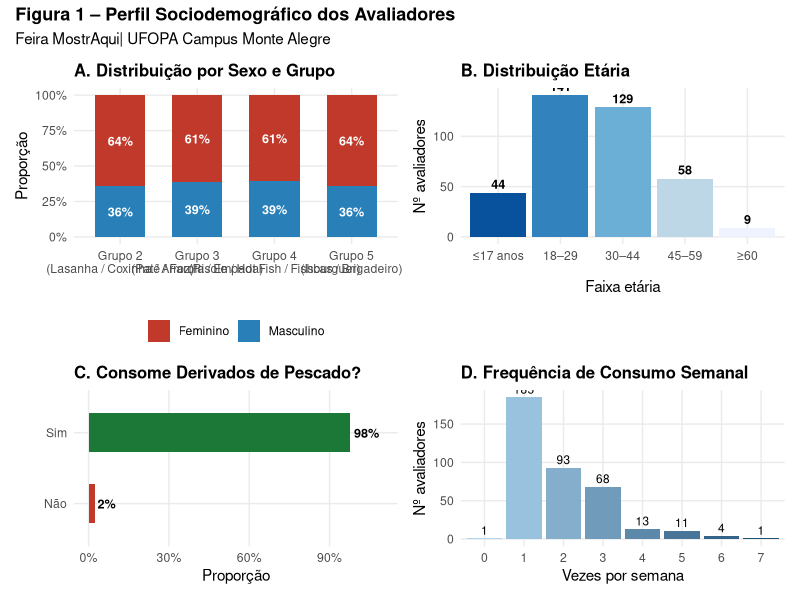
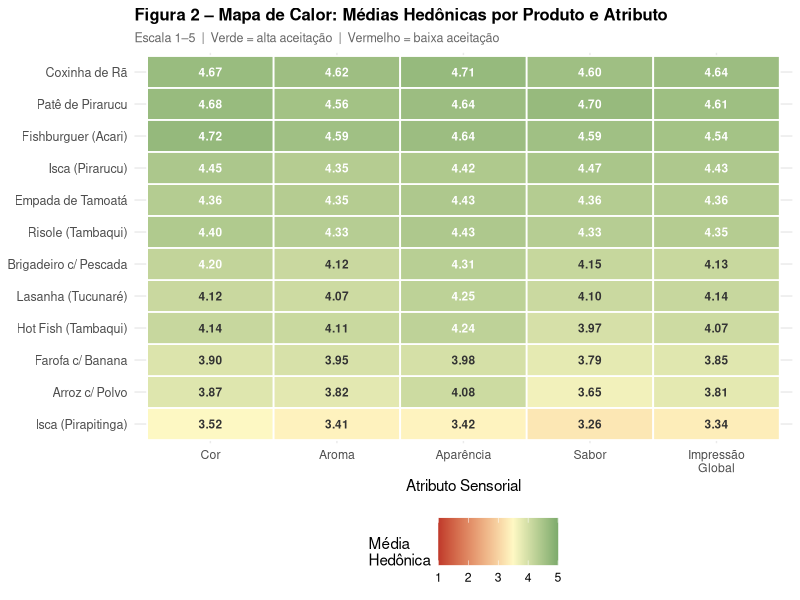
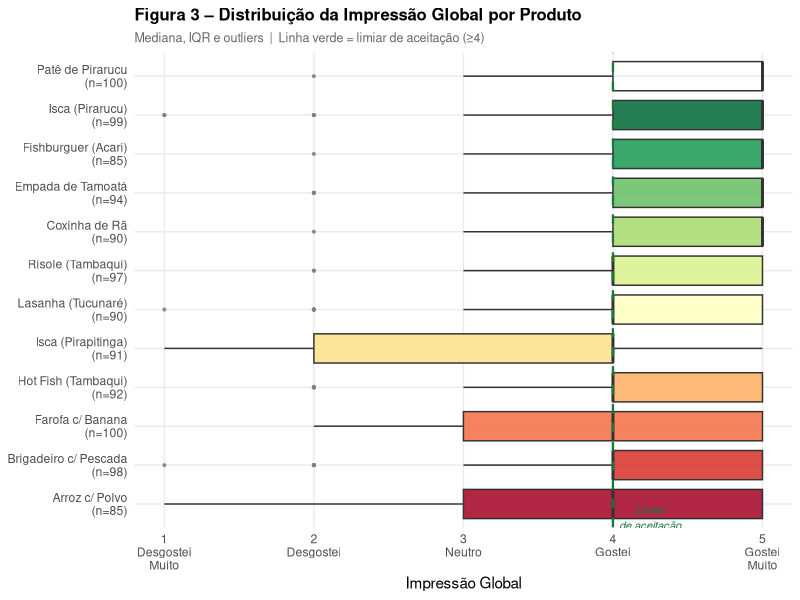
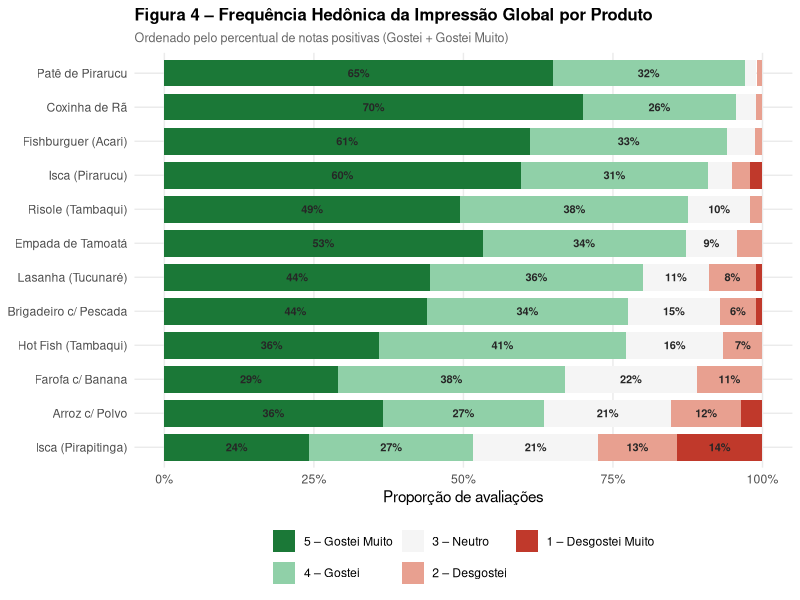
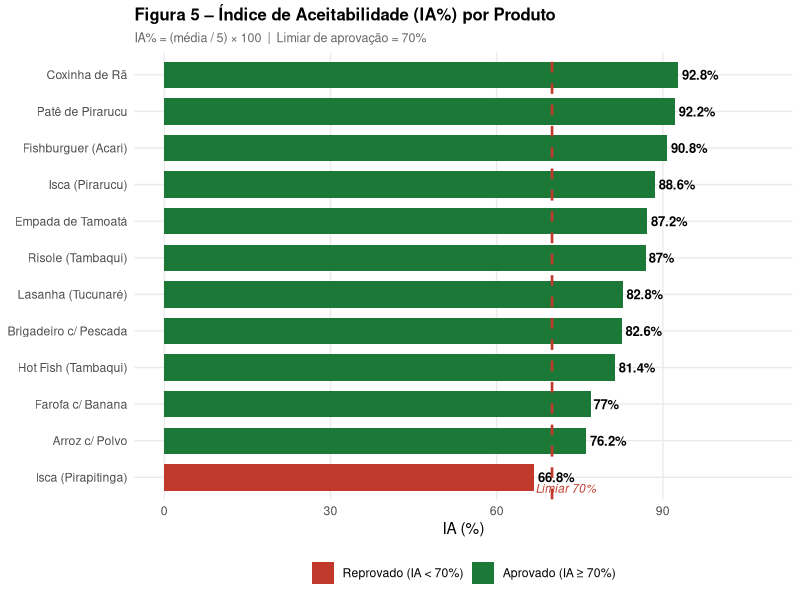
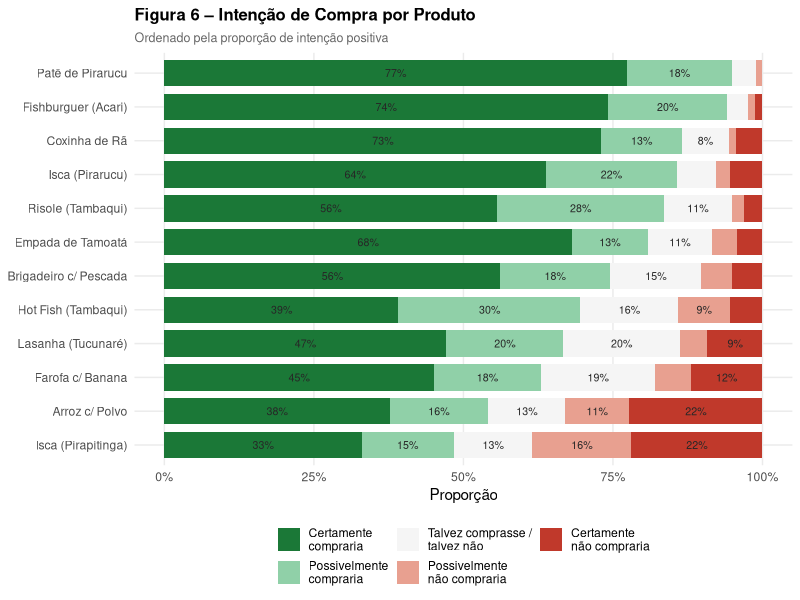
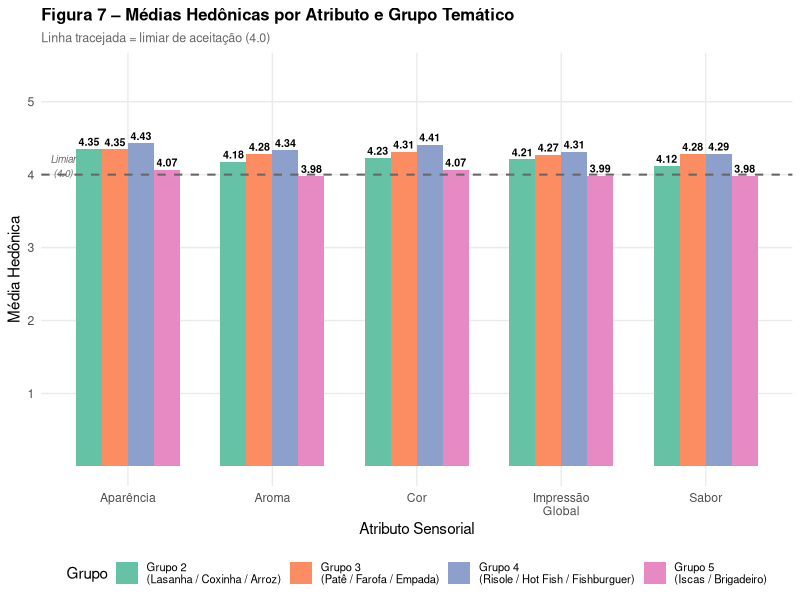
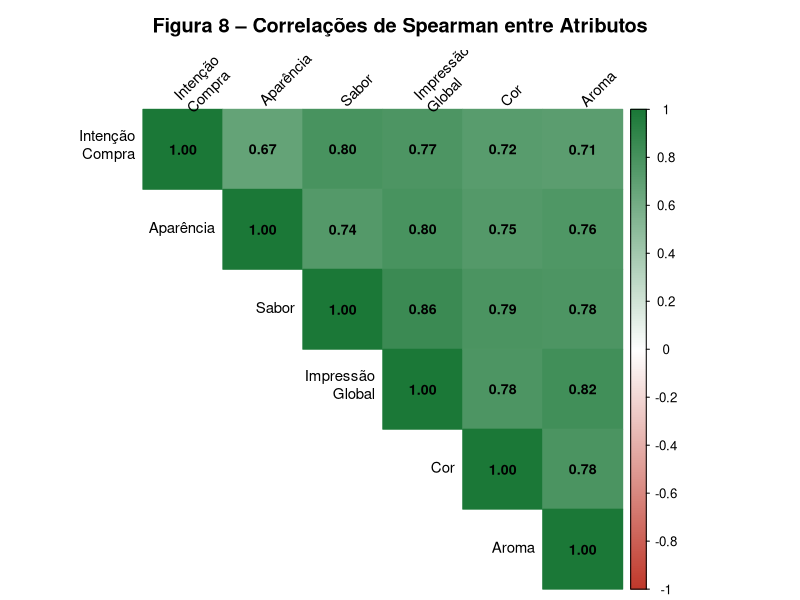

Write the R code that produced these figures, in order.
## ---- chunk 1
knitr::opts_chunk$set(
  echo       = TRUE,
  warning    = FALSE,
  message    = FALSE,
  fig.align  = "center",
  out.width  = "100%"
)
## ---- chunk 2
# Instale os pacotes caso necessário:
# install.packages(c("readxl","dplyr","tidyr","ggplot2","scales",
#                    "ggpubr","rstatix","corrplot","RColorBrewer",
#                    "patchwork","psych","MASS","tibble","stringr"))

suppressPackageStartupMessages({
  library(readxl)
  library(dplyr)
  library(tidyr)
  library(ggplot2)
  library(scales)
  library(ggpubr)
  library(rstatix)
  library(corrplot)
  library(RColorBrewer)
  library(patchwork)
  library(psych)
  library(MASS)      # polr() – regressão ordinal
  library(tibble)
  library(stringr)
})

set.seed(42)
## ---- chunk 3
df_raw <- read_excel("df_mostraqui.xlsx")

# Padroniza nomes (remove espaços, acentos problemáticos)
names(df_raw) <- c("id","entrevistado","grupo","sexo","idade",
                   "amostra","cor","aroma","aparencia","sabor",
                   "impressao","compra","derivados","vezes")

# Converte colunas de pontuação para numérico
df_raw <- df_raw %>%
  dplyr::mutate(across(c(cor, aroma, aparencia, sabor, impressao, compra, vezes),
                       as.numeric))
## ---- chunk 4
df <- df_raw %>%
  mutate(
    amostra = str_trim(amostra),

    sexo = case_when(
      toupper(str_trim(sexo)) %in% c("F","FEMININO")  ~ "Feminino",
      toupper(str_trim(sexo)) %in% c("M","MASCULINO") ~ "Masculino",
      TRUE                                              ~ NA_character_
    ),

    idade = suppressWarnings(as.numeric(as.character(idade))),

    derivados = case_when(
      toupper(str_trim(derivados)) == "SIM" ~ "Sim",
      toupper(str_trim(derivados)) %in% c("NÃO","NAO","NÃO","NAO","NAOO") ~ "Não",
      TRUE ~ NA_character_
    ),

    faixa_etaria = cut(idade,
                       breaks = c(0, 17, 29, 44, 59, Inf),
                       labels = c("≤17 anos","18–29","30–44","45–59","≥60"),
                       right  = TRUE, include.lowest = TRUE),

    grupo_label = case_when(
      grupo == 2 ~ "Grupo 2\n(Lasanha / Coxinha / Arroz)",
      grupo == 3 ~ "Grupo 3\n(Patê / Farofa / Empada)",
      grupo == 4 ~ "Grupo 4\n(Risole / Hot Fish / Fishburguer)",
      grupo == 5 ~ "Grupo 5\n(Iscas / Brigadeiro)",
      TRUE       ~ paste("Grupo", grupo)
    ),

    hedonico_medio = rowMeans(
      dplyr::select(., cor, aroma, aparencia, sabor, impressao), na.rm = TRUE),

    compra_ord = factor(compra, levels = 1:5,
                        labels = c("Certamente\nnão compraria",
                                   "Possivelmente\nnão compraria",
                                   "Talvez comprasse /\ntalvez não",
                                   "Possivelmente\ncompraria",
                                   "Certamente\ncompraria"),
                        ordered = TRUE),

    aceito = impressao >= 4
  )

# Abreviações para gráficos
abrev_produtos <- c(
  "Arroz Paraense com Polvo"                              = "Arroz c/ Polvo",
  "Brigadeiro de Coco com Pescada"                        = "Brigadeiro c/ Pescada",
  "Coxinha de Rã com creme de queijo regional"            = "Coxinha de Rã",
  "Empada de Tamoatá com creme de queijo regional"        = "Empada de Tamoatá",
  "Farofa de Tambaqui com Banana"                         = "Farofa c/ Banana",
  "Fishburguer de Acari"                                  = "Fishburguer (Acari)",
  "Hot Fish de Tambaqui"                                  = "Hot Fish (Tambaqui)",
  "Isca de Pirapitinga com Doce de Castanha de Caju e Mel"= "Isca (Pirapitinga)",
  "Isca de Pirarucu com Geleia de Cupuaçu Picante"        = "Isca (Pirarucu)",
  "Lasanha de Tucunaré"                                   = "Lasanha (Tucunaré)",
  "Patê de Pirarucu"                                      = "Patê de Pirarucu",
  "Risole de Tambaqui"                                    = "Risole (Tambaqui)"
)

df <- df %>%
  mutate(produto_abrev = recode(amostra, !!!abrev_produtos))
## ---- chunk 5
cat(sprintf("Avaliações totais:   %d\n", nrow(df)))
cat(sprintf("Avaliadores únicos:  %d (somando todos os grupos)\n",
            sum(sapply(unique(df$grupo),
                       function(g) n_distinct(df$entrevistado[df$grupo == g])))))
cat(sprintf("Produtos únicos:     %d\n", n_distinct(df$amostra)))
cat(sprintf("Grupos temáticos:    %d\n", n_distinct(df$grupo)))
## ---- chunk 6
na_tab <- colSums(is.na(df[, c("sexo","idade","cor","aroma","aparencia",
                               "sabor","impressao","compra","derivados","vezes")]))
na_df <- data.frame(
  Variável = names(na_tab),
  N_missing = na_tab,
  Pct       = round(na_tab / nrow(df) * 100, 1),
  row.names = NULL
) %>% filter(N_missing > 0)

knitr::kable(na_df, col.names = c("Variável", "N ausentes", "%"),
             caption = "Dados ausentes por variável")
## ---- chunk 7
perfil <- df %>%
  distinct(grupo, grupo_label, entrevistado, .keep_all = TRUE) %>%
  group_by(grupo, grupo_label) %>%
  summarise(
    N_total     = n(),
    Feminino    = sum(sexo == "Feminino",  na.rm = TRUE),
    Masculino   = sum(sexo == "Masculino", na.rm = TRUE),
    Pct_F       = round(Feminino / (Feminino + Masculino) * 100, 1),
    Idade_md    = round(median(idade, na.rm = TRUE), 0),
    Idade_med   = round(mean(idade, na.rm = TRUE), 1),
    Idade_dp    = round(sd(idade, na.rm = TRUE), 1),
    Consome_pct = round(mean(derivados == "Sim", na.rm = TRUE) * 100, 1),
    .groups = "drop")

knitr::kable(perfil,
             col.names = c("Grupo","Descrição","N","Feminino","Masculino",
                           "% Fem.","Mediana Idade","Média Idade","DP Idade",
                           "% Consome Derivados"),
             caption = "Perfil dos avaliadores por grupo")
## ---- chunk 8
idade_geral <- df %>%
  distinct(grupo, entrevistado, .keep_all = TRUE) %>%
  summarise(med   = median(idade, na.rm = TRUE),
            media = mean(idade,   na.rm = TRUE),
            dp    = sd(idade,     na.rm = TRUE))

cat(sprintf("Idade geral:  mediana = %g anos  |  média = %.1f anos  |  DP = %.1f anos\n",
            idade_geral$med, idade_geral$media, idade_geral$dp))
## ---- chunk 9
attrs <- c("cor","aroma","aparencia","sabor","impressao","compra")
desc <- df %>%
  dplyr::select(all_of(attrs)) %>%
  psych::describe() %>%
  dplyr::select(n, mean, sd, median, min, max, skew, kurtosis)

knitr::kable(round(desc, 3),
             col.names = c("N","Média","DP","Mediana","Mín","Máx","Assimetria","Curtose"),
             caption = "Estatísticas descritivas – todos os produtos e grupos")
## ---- chunk 10
resumo_prod <- df %>%
  group_by(grupo, amostra, produto_abrev) %>%
  summarise(
    N         = sum(!is.na(impressao)),
    Cor       = round(mean(cor,        na.rm = TRUE), 2),
    Aroma     = round(mean(aroma,      na.rm = TRUE), 2),
    Aparencia = round(mean(aparencia,  na.rm = TRUE), 2),
    Sabor     = round(mean(sabor,      na.rm = TRUE), 2),
    Impressao = round(mean(impressao,  na.rm = TRUE), 2),
    Compra    = round(mean(compra,     na.rm = TRUE), 2),
    Hedonico  = round(mean(hedonico_medio, na.rm = TRUE), 2),
    Aceit_pct = round(mean(aceito, na.rm = TRUE) * 100, 1),
    DP_imp    = round(sd(impressao, na.rm = TRUE), 2),
    .groups   = "drop"
  ) %>%
  arrange(grupo, desc(Impressao))

knitr::kable(
  resumo_prod %>% dplyr::select(-amostra),
  col.names = c("Grupo","Produto","N","Cor","Aroma","Aparência",
                "Sabor","Impressão","Compra","Hedônico","Aceit. %","DP"),
  caption   = "Médias hedônicas por produto e atributo"
)
## ---- chunk 11
ia_tab <- resumo_prod %>%
  mutate(
    IA_impressao = round(Impressao / 5 * 100, 1),
    IA_sabor     = round(Sabor / 5 * 100, 1),
    Aceito       = ifelse(IA_impressao >= 70, "✓ Aprovado", "✗ Reprovado")
  ) %>%
  dplyr::select(grupo, produto_abrev, N, IA_impressao, IA_sabor, Aceit_pct, Aceito) %>%
  arrange(desc(IA_impressao))

knitr::kable(ia_tab,
             col.names = c("Grupo","Produto","N","IA Impressão (%)","IA Sabor (%)",
                           "% Avaliadores (nota ≥4)","Status"),
             caption = "Índice de Aceitabilidade por produto")
## ---- chunk 12
cat(sprintf("Produtos aprovados (IA ≥ 70%%): %d de %d\n",
            sum(ia_tab$Aceito == "✓ Aprovado"), nrow(ia_tab)))
## ---- chunk 13
compra_tab <- df %>%
  filter(!is.na(compra)) %>%
  group_by(produto_abrev) %>%
  summarise(
    N            = n(),
    Media        = round(mean(compra), 2),
    DP           = round(sd(compra), 2),
    Mediana      = median(compra),
    Pct_positiva = round(mean(compra >= 4) * 100, 1), # Possivelmente+Certamente - Calcula o percentual de respostas positivas.
    .groups = "drop"
  ) %>%
  arrange(desc(Media))

knitr::kable(compra_tab,
             col.names = c("Produto","N","Média","DP","Mediana","% Intenção Positiva (≥4)"),
             caption   = "Intenção de compra por produto (escala 1–5)")
## ---- chunk 14
resumo_grupo <- df %>%
  group_by(grupo) %>%
  summarise(across(c(cor, aroma, aparencia, sabor, impressao, compra),
                   list(med = ~round(mean(.x, na.rm = TRUE), 2)),
                   .names = "{.col}"),
            Aceit_pct = round(mean(aceito, na.rm = TRUE) * 100, 1),
            N_aval    = sum(!is.na(impressao)),
            .groups   = "drop")
knitr::kable(resumo_grupo,
             col.names = c("Grupo","Cor","Aroma","Aparência",
                           "Sabor","Impressão","Compra","% Aceitos","N Aval."),
             caption   = "Médias hedônicas e aceitabilidade por grupo temático")
## ---- chunk 15
cat("─ Kruskal-Wallis: Impressão Global entre produtos ─\n")
kw_prod <- kruskal.test(impressao ~ amostra, data = df)
print(kw_prod)

if (kw_prod$p.value < 0.05) {
  cat("  → Diferença significativa (p < 0.05). Pós-teste de Dunn (Bonferroni):\n")
  dunn_res <- df %>%
    filter(!is.na(impressao)) %>%
    dunn_test(impressao ~ amostra, p.adjust.method = "bonferroni") %>%
    filter(p.adj < 0.05) %>%
    arrange(p.adj)
  cat(sprintf("  Pares significativos: %d\n", nrow(dunn_res)))
  if (nrow(dunn_res) > 0) {
    knitr::kable(
      dunn_res %>%
        dplyr::select(group1, group2, statistic, p.adj) %>%
        mutate(across(where(is.numeric), ~round(.x, 4))),
      col.names = c("Grupo 1","Grupo 2","Estatística","p.adj (Bonferroni)"),
      caption   = "Pares com diferença significativa – Dunn post-hoc"
    )
  }
}
## ---- chunk 16
cat("─ Kruskal-Wallis: Impressão Global entre grupos temáticos ─\n")
kw_grupo <- kruskal.test(impressao ~ grupo, data = df)
print(kw_grupo)
## ---- chunk 17
cat("─ Kruskal-Wallis por atributo entre produtos ─\n\n")
kw_tab <- data.frame(
  Atributo   = character(),
  H          = numeric(),
  gl         = numeric(),
  p_valor    = numeric(),
  Sig        = character(),
  stringsAsFactors = FALSE
)

for (a in c("cor","aroma","aparencia","sabor","impressao","compra")) {
  kw_a <- kruskal.test(as.formula(paste(a, "~ amostra")), data = df)
  sig  <- ifelse(kw_a$p.value < 0.001, "***",
           ifelse(kw_a$p.value < 0.01,  "**",
           ifelse(kw_a$p.value < 0.05,  "*", "ns")))
  kw_tab <- rbind(kw_tab, data.frame(
    Atributo = a,
    H        = round(kw_a$statistic, 2),
    gl       = kw_a$parameter,
    p_valor  = round(kw_a$p.value, 4),
    Sig      = sig
  ))
}

knitr::kable(kw_tab,
             col.names = c("Atributo","H","gl","p-valor","Sig."),
             caption   = "Kruskal-Wallis por atributo sensorial entre produtos")
## ---- chunk 18
df_sx <- df %>% filter(sexo %in% c("Feminino","Masculino"), !is.na(impressao))
wt    <- wilcox.test(impressao ~ sexo, data = df_sx)

cat(sprintf("W = %.0f  |  p = %.4f  %s\n",
            wt$statistic, wt$p.value,
            ifelse(wt$p.value < 0.05,
                   "(diferença significativa entre sexos)",
                   "(sem diferença significativa entre sexos)")))

med_sx <- df_sx %>%
  group_by(sexo) %>%
  summarise(Mediana = median(impressao),
            Média   = round(mean(impressao), 2),
            .groups = "drop")

knitr::kable(med_sx, caption = "Impressão Global por sexo")
## ---- chunk 19
cor_idade <- cor.test(df$idade, df$impressao, method = "spearman", exact = FALSE)
cat(sprintf("ρ de Spearman (Idade × Impressão Global): ρ = %.3f  |  p = %.4f\n",
            cor_idade$estimate, cor_idade$p.value))
## ---- chunk 20
cat("▶ MATRIZ DE CORRELAÇÕES SPEARMAN (atributos + compra)\n\n")
cor_mat <- df %>%
  dplyr::select(cor, aroma, aparencia, sabor, impressao, compra) %>%
  cor(method = "spearman", use = "pairwise.complete.obs")

knitr::kable(round(cor_mat, 3),
             caption = "Matriz de correlações de Spearman entre atributos sensoriais")

cor_ic <- cor.test(df$impressao, df$compra, method = "spearman", exact = FALSE)
cat(sprintf("\nImpressão Global × Intenção de Compra: ρ = %.3f  p < 0.001\n",
            cor_ic$estimate))
## ---- chunk 21
cat("▶ ACP – MÉDIAS POR PRODUTO\n\n")
acp_data <- resumo_prod %>%
  dplyr::select(produto_abrev, Cor, Aroma, Aparencia, Sabor, Impressao, Compra) %>%
  tibble::column_to_rownames("produto_abrev")

pca_res <- prcomp(scale(acp_data))

var_exp <- round(pca_res$sdev^2 / sum(pca_res$sdev^2) * 100, 1)

var_tab <- data.frame(
  Componente   = paste0("PC", seq_along(var_exp)),
  Variancia    = var_exp,
  Acumulada    = cumsum(var_exp)
)
knitr::kable(var_tab,
             col.names = c("Componente","Variância (%)","Acumulada (%)"),
             caption   = "Variância explicada por componente principal")

cat("\nCargas fatoriais (PC1 e PC2):\n")
knitr::kable(round(pca_res$rotation[, 1:2], 3),
             caption = "Cargas fatoriais nos dois primeiros componentes")
## ---- chunk 22
cat("▶ REGRESSÃO ORDINAL (Impressão Global ~ atributos + compra)\n")
cat("  Modelo: Proporcional de Chances (polr, logit link)\n\n")

df_reg <- df %>%
  filter(!is.na(impressao), !is.na(sabor), !is.na(aroma),
         !is.na(aparencia), !is.na(cor), !is.na(compra)) %>%
  mutate(impressao_ord = factor(impressao, levels = 1:5, ordered = TRUE))

mod_ord <- polr(impressao_ord ~ cor + aroma + aparencia + sabor + compra,
                data = df_reg, Hess = TRUE, method = "logistic")

ctable <- coef(summary(mod_ord))
p_vals <- pnorm(abs(ctable[, "t value"]), lower.tail = FALSE) * 2
OR     <- exp(coef(mod_ord))

resultado_reg <- data.frame(
  Variável = rownames(ctable)[1:length(OR)],
  Coef     = round(ctable[1:length(OR), "Value"], 4),
  EP       = round(ctable[1:length(OR), "Std. Error"], 4),
  p_valor  = round(p_vals[1:length(OR)], 4),
  OR       = round(OR, 3),
  Sig      = ifelse(p_vals[1:length(OR)] < 0.001, "***",
             ifelse(p_vals[1:length(OR)] < 0.01,  "**",
             ifelse(p_vals[1:length(OR)] < 0.05,  "*", "ns")))
)

knitr::kable(resultado_reg,
             col.names = c("Variável","Coeficiente","Erro Padrão",
                           "p-valor","OR (exp(coef))","Sig."),
             caption   = "Regressão ordinal – coeficientes, p-valores e Odds Ratios")
## ---- chunk 23
seg_faixa <- df %>%
  filter(!is.na(faixa_etaria)) %>%
  group_by(faixa_etaria) %>%
  summarise(N      = sum(!is.na(impressao)),
            Media  = round(mean(impressao, na.rm = TRUE), 2),
            DP     = round(sd(impressao,   na.rm = TRUE), 2),
            Aceito = round(mean(aceito,    na.rm = TRUE) * 100, 1),
            .groups = "drop")

knitr::kable(seg_faixa,
             col.names = c("Faixa Etária","N","Média","DP","% Aceitação (nota ≥4)"),
             caption   = "Impressão Global por faixa etária")
## ---- chunk 24
seg_vezes <- df %>%
  filter(!is.na(vezes)) %>%
  group_by(vezes) %>%
  summarise(N      = sum(!is.na(impressao)),
            Media  = round(mean(impressao, na.rm = TRUE), 2),
            Aceito = round(mean(aceito,    na.rm = TRUE) * 100, 1),
            .groups = "drop") %>%
  arrange(vezes)

knitr::kable(seg_vezes,
             col.names = c("Vezes/semana","N","Média","% Aceitação (nota ≥4)"),
             caption   = "Impressão Global por frequência de consumo de pescado")
## ---- chunk 25
COR_POS   <- "#1B7837"
COR_MED   <- "#F7F7F7"
COR_NEG   <- "#C0392B"

tema_mostraqui <- theme_minimal(base_size = 11) +
  theme(
    plot.title       = element_text(face = "bold", size = 12),
    plot.subtitle    = element_text(size = 9, color = "grey40"),
    panel.grid.minor = element_blank(),
    legend.position  = "bottom"
  )
## ---- chunk 26
df_perfil <- df %>% distinct(grupo, grupo_label, entrevistado, .keep_all = TRUE)

p1a <- df_perfil %>%
  filter(!is.na(sexo)) %>%
  count(grupo_label, sexo) %>%
  group_by(grupo_label) %>%
  mutate(pct = n / sum(n)) %>%
  ggplot(aes(grupo_label, pct, fill = sexo)) +
  geom_col(width = 0.65) +
  geom_text(aes(label = percent(pct, accuracy = 1)),
            position = position_stack(vjust = 0.5),
            size = 3.2, color = "white", fontface = "bold") +
  scale_fill_manual(values = c(Feminino = COR_NEG, Masculino = "#2980B9")) +
  scale_y_continuous(labels = percent_format()) +
  labs(title = "A. Distribuição por Sexo e Grupo", x = NULL, y = "Proporção", fill = NULL) +
  tema_mostraqui

p1b <- df_perfil %>%
  filter(!is.na(faixa_etaria)) %>%
  count(faixa_etaria) %>%
  ggplot(aes(faixa_etaria, n, fill = faixa_etaria)) +
  geom_col(show.legend = FALSE) +
  geom_text(aes(label = n), vjust = -0.4, size = 3.2, fontface = "bold") +
  scale_fill_brewer(palette = "Blues", direction = -1) +
  labs(title = "B. Distribuição Etária", x = "Faixa etária", y = "Nº avaliadores") +
  tema_mostraqui

p1c <- df_perfil %>%
  filter(!is.na(derivados)) %>%
  count(derivados) %>%
  mutate(pct = n / sum(n)) %>%
  ggplot(aes(reorder(derivados, pct), pct, fill = derivados)) +
  geom_col(show.legend = FALSE, width = 0.55) +
  geom_text(aes(label = percent(pct, accuracy = 1)),
            hjust = -0.15, size = 3.2, fontface = "bold") +
  coord_flip() +
  scale_fill_manual(values = c(Sim = COR_POS, Não = COR_NEG)) +
  scale_y_continuous(labels = percent_format(), limits = c(0, 1.1)) +
  labs(title = "C. Consome Derivados de Pescado?", x = NULL, y = "Proporção") +
  tema_mostraqui

p1d <- df_perfil %>%
  filter(!is.na(vezes)) %>%
  count(vezes) %>%
  mutate(vezes_f = factor(vezes)) %>%
  ggplot(aes(vezes_f, n, fill = vezes)) +
  geom_col(show.legend = FALSE) +
  geom_text(aes(label = n), vjust = -0.4, size = 3) +
  scale_fill_gradient(low = "#AED6F1", high = "#1A5276") +
  labs(title = "D. Frequência de Consumo Semanal",
       x = "Vezes por semana", y = "Nº avaliadores") +
  tema_mostraqui

(p1a | p1b) / (p1c | p1d) +
  plot_annotation(
    title    = "Figura 1 – Perfil Sociodemográfico dos Avaliadores",
    subtitle = "Feira MostrAqui| UFOPA Campus Monte Alegre",
    theme    = theme(plot.title = element_text(face = "bold", size = 13))
  )
## ---- chunk 27
heat_long <- resumo_prod %>%
  dplyr::select(produto_abrev, Cor, Aroma, Aparencia, Sabor, Impressao) %>%
  pivot_longer(-produto_abrev, names_to = "Atributo", values_to = "Media") %>%
  mutate(Atributo = factor(Atributo,
                           levels = c("Cor","Aroma","Aparencia","Sabor","Impressao"),
                           labels = c("Cor","Aroma","Aparência","Sabor","Impressão\nGlobal")))

ggplot(heat_long,
       aes(Atributo, reorder(produto_abrev, Media), fill = Media)) +
  geom_tile(color = "white", linewidth = 0.6) +
  geom_text(aes(label = sprintf("%.2f", Media)),
            size = 3, fontface = "bold",
            color = ifelse(heat_long$Media >= 4.2, "white", "grey20")) +
  scale_fill_gradient2(
    low = COR_NEG, mid = "#FFF9C4", high = COR_POS,
    midpoint = 3.5, limits = c(1, 5), name = "Média\nHedônica"
  ) +
  labs(
    title    = "Figura 2 – Mapa de Calor: Médias Hedônicas por Produto e Atributo",
    subtitle = "Escala 1–5  |  Verde = alta aceitação  |  Vermelho = baixa aceitação",
    x = "Atributo Sensorial", y = NULL
  ) +
  tema_mostraqui +
  theme(axis.text.y = element_text(size = 9),
        legend.key.height = unit(1.2, "cm"))
## ---- chunk 28
n_obs <- df %>% filter(!is.na(impressao)) %>%
  count(produto_abrev) %>% rename(n_label = n)

df %>%
  filter(!is.na(impressao)) %>%
  left_join(n_obs, by = "produto_abrev") %>%
  mutate(prod_n = paste0(produto_abrev, "\n(n=", n_label, ")")) %>%
  ggplot(aes(reorder(prod_n, impressao, FUN = median), impressao,
             fill = reorder(prod_n, impressao, FUN = median))) +
  geom_boxplot(outlier.size = 0.7, alpha = 0.85, show.legend = FALSE,
               outlier.color = "grey50") +
  geom_hline(yintercept = 4, linetype = "dashed",
             color = COR_POS, linewidth = 0.8) +
  annotate("text", x = 0.65, y = 4.25, label = "Limiar\nde aceitação",
           size = 2.8, color = COR_POS, fontface = "italic") +
  scale_fill_brewer(palette = "RdYlGn", direction = 1) +
  scale_y_continuous(
    breaks = 1:5,
    labels = c("1\nDesgostei\nMuito","2\nDesgostei",
               "3\nNeutro","4\nGostei","5\nGostei\nMuito")
  ) +
  coord_flip() +
  labs(
    title    = "Figura 3 – Distribuição da Impressão Global por Produto",
    subtitle = "Mediana, IQR e outliers  |  Linha verde = limiar de aceitação (≥4)",
    x = NULL, y = "Impressão Global"
  ) +
  tema_mostraqui
## ---- chunk 29
df_hed <- df %>%
  filter(!is.na(impressao)) %>%
  mutate(nota_cat = factor(impressao, levels = 1:5,
                           labels = c("1 – Desgostei Muito","2 – Desgostei",
                                      "3 – Neutro","4 – Gostei","5 – Gostei Muito"),
                           ordered = TRUE))

hed_freq <- df_hed %>%
  count(produto_abrev, nota_cat) %>%
  group_by(produto_abrev) %>%
  mutate(pct = n / sum(n))

ordem_aceito <- hed_freq %>%
  filter(nota_cat %in% c("4 – Gostei","5 – Gostei Muito")) %>%
  group_by(produto_abrev) %>%
  summarise(pct_pos = sum(pct)) %>%
  arrange(pct_pos) %>% pull(produto_abrev)

cores_hed5 <- c(
  "1 – Desgostei Muito" = COR_NEG,
  "2 – Desgostei"       = "#E8A090",
  "3 – Neutro"          = "#F5F5F5",
  "4 – Gostei"          = "#90D0A8",
  "5 – Gostei Muito"    = COR_POS
)

hed_freq %>%
  mutate(produto_abrev = factor(produto_abrev, levels = ordem_aceito)) %>%
  ggplot(aes(produto_abrev, pct, fill = nota_cat)) +
  geom_col(position = "stack", width = 0.78) +
  geom_text(
    aes(label = ifelse(pct >= 0.06, percent(pct, accuracy = 1), "")),
    position = position_stack(vjust = 0.5),
    size = 2.8, color = "grey15", fontface = "bold"
  ) +
  coord_flip() +
  scale_fill_manual(values = cores_hed5, name = NULL) +
  scale_y_continuous(labels = percent_format()) +
  labs(
    title    = "Figura 4 – Frequência Hedônica da Impressão Global por Produto",
    subtitle = "Ordenado pelo percentual de notas positivas (Gostei + Gostei Muito)",
    x = NULL, y = "Proporção de avaliações"
  ) +
  guides(fill = guide_legend(reverse = TRUE, nrow = 2)) +
  tema_mostraqui
## ---- chunk 30
ia_tab %>%
  ggplot(aes(reorder(produto_abrev, IA_impressao), IA_impressao,
             fill = IA_impressao >= 70)) +
  geom_col(width = 0.72) +
  geom_text(aes(label = paste0(IA_impressao, "%")),
            hjust = -0.1, size = 3.3, fontface = "bold") +
  geom_hline(yintercept = 70, linetype = "dashed",
             color = COR_NEG, linewidth = 0.9) +
  annotate("text", x = 0.7, y = 72.5,
           label = "Limiar 70%", color = COR_NEG, size = 3, fontface = "italic") +
  coord_flip() +
  scale_fill_manual(
    values = c("TRUE" = COR_POS, "FALSE" = COR_NEG),
    labels = c("TRUE" = "Aprovado (IA ≥ 70%)", "FALSE" = "Reprovado (IA < 70%)"),
    name   = NULL
  ) +
  scale_y_continuous(limits = c(0, 108)) +
  labs(
    title    = "Figura 5 – Índice de Aceitabilidade (IA%) por Produto",
    subtitle = "IA% = (média / 5) × 100  |  Limiar de aprovação = 70%",
    x = NULL, y = "IA (%)"
  ) +
  tema_mostraqui
## ---- chunk 31
compra_freq <- df %>%
  filter(!is.na(compra_ord)) %>%
  count(produto_abrev, compra_ord) %>%
  group_by(produto_abrev) %>%
  mutate(pct = n / sum(n))

ordem_compra <- compra_freq %>%
  filter(compra_ord %in% c("Possivelmente\ncompraria","Certamente\ncompraria")) %>%
  group_by(produto_abrev) %>%
  summarise(pct_pos = sum(pct)) %>%
  arrange(pct_pos) %>% pull(produto_abrev)

cores_compra <- c(
  "Certamente\nnão compraria"      = COR_NEG,
  "Possivelmente\nnão compraria"   = "#E8A090",
  "Talvez comprasse /\ntalvez não" = "#F5F5F5",
  "Possivelmente\ncompraria"       = "#90D0A8",
  "Certamente\ncompraria"          = COR_POS
)

compra_freq %>%
  mutate(produto_abrev = factor(produto_abrev, levels = ordem_compra)) %>%
  ggplot(aes(produto_abrev, pct, fill = compra_ord)) +
  geom_col(position = "stack", width = 0.78) +
  geom_text(
    aes(label = ifelse(pct >= 0.07, percent(pct, accuracy = 1), "")),
    position = position_stack(vjust = 0.5),
    size = 2.7, color = "grey15"
  ) +
  coord_flip() +
  scale_fill_manual(values = cores_compra, name = NULL) +
  scale_y_continuous(labels = percent_format()) +
  labs(
    title    = "Figura 6 – Intenção de Compra por Produto",
    subtitle = "Ordenado pela proporção de intenção positiva",
    x = NULL, y = "Proporção"
  ) +
  guides(fill = guide_legend(reverse = TRUE, nrow = 2)) +
  tema_mostraqui
## ---- chunk 32
grupo_long <- df %>%
  group_by(grupo_label) %>%
  summarise(
    Cor               = mean(cor,       na.rm = TRUE),
    Aroma             = mean(aroma,     na.rm = TRUE),
    Aparência         = mean(aparencia, na.rm = TRUE),
    Sabor             = mean(sabor,     na.rm = TRUE),
    `Impressão\nGlobal` = mean(impressao, na.rm = TRUE),
    .groups = "drop"
  ) %>%
  pivot_longer(-grupo_label, names_to = "Atributo", values_to = "Media")

ggplot(grupo_long, aes(Atributo, Media, fill = grupo_label)) +
  geom_col(position = "dodge", width = 0.72) +
  geom_hline(yintercept = 4, linetype = "dashed",
             color = "grey40", linewidth = 0.7) +
  geom_text(aes(label = sprintf("%.2f", Media)),
            position = position_dodge(0.72), vjust = -0.4,
            size = 2.7, fontface = "bold") +
  annotate("text", x = 0.55, y = 4.12, label = "Limiar\n(4.0)",
           size = 2.5, color = "grey40", fontface = "italic") +
  scale_fill_brewer(palette = "Set2", name = "Grupo") +
  scale_y_continuous(limits = c(0, 5.4), breaks = 1:5) +
  labs(
    title    = "Figura 7 – Médias Hedônicas por Atributo e Grupo Temático",
    subtitle = "Linha tracejada = limiar de aceitação (4.0)",
    x = "Atributo Sensorial", y = "Média Hedônica"
  ) +
  tema_mostraqui +
  theme(legend.text = element_text(size = 8))
## ---- chunk 33
cor_mat_fig <- cor_mat
colnames(cor_mat_fig) <- rownames(cor_mat_fig) <-
  c("Cor","Aroma","Aparência","Sabor","Impressão\nGlobal","Intenção\nCompra")

corrplot(cor_mat_fig,
         method      = "color",
         type        = "upper",
         order       = "hclust",
         addCoef.col = "black",
         tl.col      = "black",
         tl.srt      = 45,
         col         = colorRampPalette(c(COR_NEG, "white", COR_POS))(200),
         title       = "Figura 8 – Correlações de Spearman entre Atributos",
         mar         = c(0, 0, 2.5, 0),
         number.cex  = 0.85,
         tl.cex      = 0.9)
## ---- chunk 34
scores_df   <- as.data.frame(pca_res$x[, 1:2]) %>%
  rownames_to_column("produto")
loadings_df <- as.data.frame(pca_res$rotation[, 1:2]) %>%
  rownames_to_column("variavel") %>%
  mutate(variavel = recode(variavel,
                           Cor       = "Cor",
                           Aroma     = "Aroma",
                           Aparencia = "Aparência",
                           Sabor     = "Sabor",
                           Impressao = "Impressão\nGlobal",
                           Compra    = "Intenção\nCompra"))

escala_load <- 3.0

ggplot() +
  geom_hline(yintercept = 0, linetype = "dashed", color = "grey70") +
  geom_vline(xintercept = 0, linetype = "dashed", color = "grey70") +
  geom_segment(data = loadings_df,
               aes(x = 0, y = 0,
                   xend = PC1 * escala_load,
                   yend = PC2 * escala_load),
               arrow = arrow(length = unit(0.22, "cm"), type = "closed"),
               color = COR_NEG, linewidth = 0.85) +
  geom_label(data = loadings_df,
             aes(x = PC1 * escala_load * 1.22,
                 y = PC2 * escala_load * 1.22,
                 label = variavel),
             color = COR_NEG, size = 2.9, fontface = "bold",
             fill = "white", label.size = 0.15,
             label.padding = unit(0.15, "cm")) +
  geom_point(data = scores_df, aes(PC1, PC2),
             color = "#1A5276", size = 3.5, alpha = 0.9) +
  geom_text(data = scores_df, aes(PC1, PC2, label = produto),
            vjust = -0.9, size = 2.6, color = "#1A5276", fontface = "bold") +
  labs(
    title    = "Figura 9 – Biplot ACP: Produtos × Atributos Sensoriais",
    subtitle = sprintf("PC1 = %.1f%%  |  PC2 = %.1f%%  da variância total",
                       var_exp[1], var_exp[2]),
    x = sprintf("Componente 1 (%.1f%%)", var_exp[1]),
    y = sprintf("Componente 2 (%.1f%%)", var_exp[2])
  ) +
  tema_mostraqui
## ---- chunk 35
df_sx_prod <- df %>%
  filter(sexo %in% c("Feminino","Masculino"), !is.na(impressao)) %>%
  group_by(produto_abrev, sexo) %>%
  summarise(media = round(mean(impressao), 2),
            ep    = sd(impressao, na.rm = TRUE) / sqrt(n()),
            .groups = "drop")

df_sx_prod %>%
  ggplot(aes(reorder(produto_abrev, media), media, fill = sexo)) +
  geom_col(position = position_dodge(0.78), width = 0.72) +
  geom_errorbar(aes(ymin = media - ep, ymax = media + ep),
                position = position_dodge(0.78), width = 0.3,
                linewidth = 0.5, color = "grey40") +
  geom_hline(yintercept = 4, linetype = "dashed",
             color = "grey30", linewidth = 0.7) +
  coord_flip() +
  scale_fill_manual(values = c(Feminino = COR_NEG, Masculino = "#2980B9")) +
  scale_y_continuous(limits = c(0, 5.4), breaks = 1:5) +
  labs(
    title    = "Figura 10 – Impressão Global por Produto e Sexo",
    subtitle = "Barras de erro = erro padrão  |  Linha tracejada = limiar de aceitação (4.0)",
    x = NULL, y = "Média da Impressão Global", fill = "Sexo"
  ) +
  tema_mostraqui
